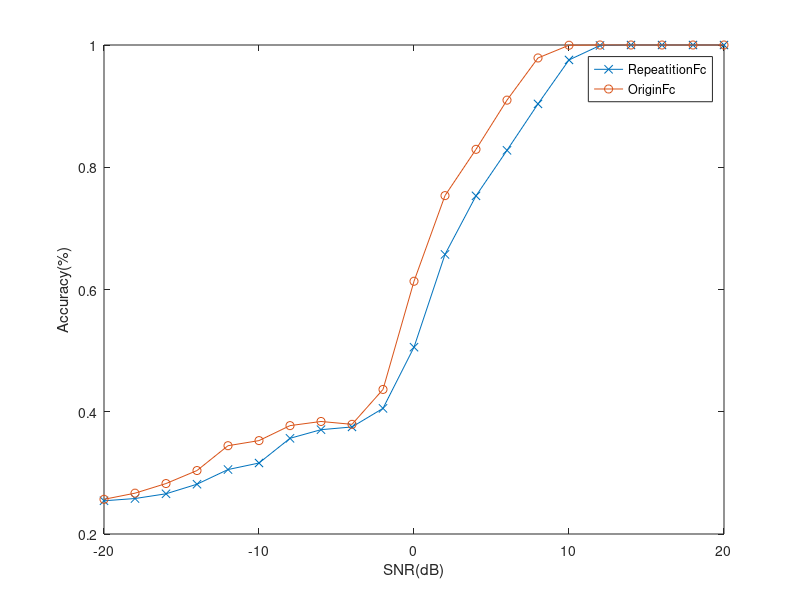
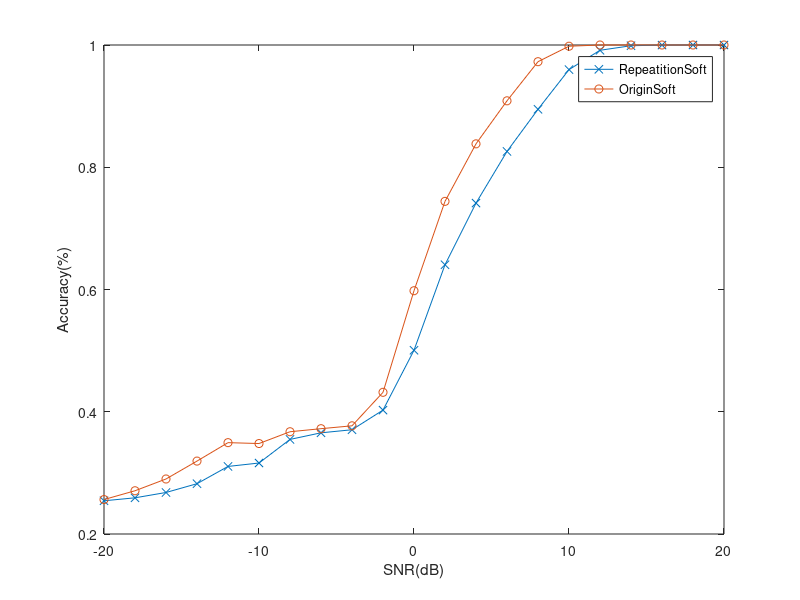
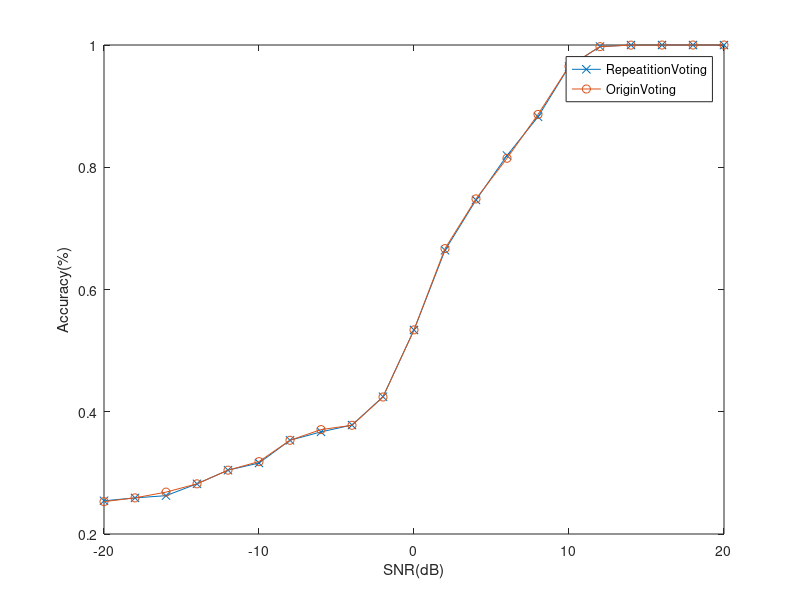
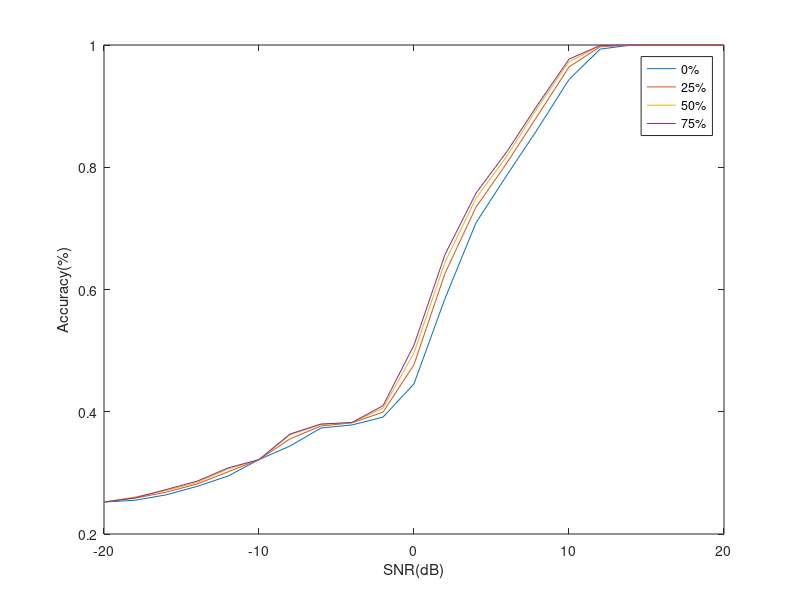

Source code (MATLAB) for these figures, in order:
% clc; clear; close all;

acc_awgn = [0.2543 0.2561 0.2699 0.2804 0.3028 0.32088	0.3435 0.37163 0.36825 0.424 0.5309	0.6654 0.7519 0.8205 0.89 0.96725 0.99613 0.99975 0.99975 1 1];
acc_voting_origin = [0.252968750000000	0.259104166666667	0.268520833333333	0.282093750000000	0.304427083333333 0.318447916666667	0.353333333333333	0.370822916666667	0.377875000000000	0.424114583333333	0.533968750000000	0.666927083333333	0.748239583333333	0.814729166666667	0.886385416666667	0.965093750000000	0.997333333333333	0.999802083333333	0.999937500000000	0.999989583333333	0.999989583333333];
acc_fc_origin = [0.256750000000000	0.266791666666667	0.282541666666667	0.303833333333333	0.344458333333333 0.3528 0.3773 0.3841 0.3794 0.4365 0.6135 0.7536 0.8293 0.9098 0.9788 0.9996 1 1 1 1 1];
acc_soft_origin = [0.256375000000000	0.270750000000000	0.290000000000000	0.319291666666667	0.349458333333333 0.3480 0.3673 0.3723 0.377 0.4318 0.5980 0.7442 0.8383 0.9087 0.9727 0.9980 1 1 1 1 1];

snr = -20:2:20;
acc_voting_rep = [0.2543    0.2591    0.2627    0.2821    0.3044 0.316125000000000	0.353333333333333	0.367083333333333	0.378250000000000	0.424541666666667	0.533791666666667	0.664250000000000	0.746458333333333	0.819125000000000	0.882583333333333	0.964666666666667	0.997500000000000	0.999916666666667	1	0.999958333333333	0.999916666666667];
acc_fc_rep = [0.254333333333333	0.258041666666667	0.265791666666667	0.281458333333333	0.305458333333333 0.316125000000000	0.356541666666667	0.370666666666667	0.375125000000000	0.405541666666667	0.505625000000000	0.657416666666667	0.753208333333333	0.827708333333333	0.903625000000000	0.975541666666667	0.999208333333333	1	1	1	1];
acc_soft_rep = [0.254333333333333	0.259208333333333	0.267916666666667	0.282291666666667	0.310541666666667 0.316125000000000	0.354750000000000	0.365541666666667	0.370541666666667	0.402666666666667	0.500625000000000	0.640500000000000	0.741375000000000	0.825916666666667	0.894833333333333	0.959708333333333	0.991375000000000	0.998791666666667	0.999875000000000	1	1];

figure;
plot(snr, acc_fc_rep, '-x'); hold on;
plot(snr, acc_fc_origin, '-o'); hold on;
legend("RepeatitionFc", "OriginFc")
xlabel("SNR(dB)")
ylabel("Accuracy(%)")

figure;
plot(snr, acc_soft_rep, '-x'); hold on;
plot(snr, acc_soft_origin, '-o'); hold on;
legend("RepeatitionSoft", "OriginSoft")
xlabel("SNR(dB)")
ylabel("Accuracy(%)")

figure;
plot(snr, acc_voting_rep, '-x'); hold on;
plot(snr, acc_voting_origin, '-o'); hold on;
legend("RepeatitionVoting", "OriginVoting")
xlabel("SNR(dB)")
ylabel("Accuracy(%)")


acc_overlap_1 = [0.2523    0.2552    0.2640    0.2779    0.2948 0.321708333333333	0.343916666666667	0.373416666666667	0.378416666666667	0.391208333333333	0.445750000000000	0.585208333333333	0.709208333333333	0.787333333333333	0.863625000000000	0.943500000000000	0.993208333333333	0.999875000000000	1	1	1];
acc_overlap_2 = [0.2523    0.2586    0.2684    0.2818    0.3017 0.321708333333333	0.355625000000000	0.376750000000000	0.381875000000000	0.399333333333333	0.477208333333333	0.626458333333333	0.734791666666667	0.807291666666667	0.885500000000000	0.964041666666667	0.997000000000000	1	1	1	1];
acc_overlap_3 = [0.2523    0.2606    0.2712    0.2842    0.3063 0.321708333333333	0.362208333333333	0.379333333333333	0.382083333333333	0.406041666666667	0.496625000000000	0.644666666666667	0.749333333333333	0.818625000000000	0.898458333333333	0.972666666666667	0.998458333333333	1	1	1	1];
acc_overlap_4 = [0.2523    0.2592    0.2727    0.2864    0.3081 0.321708333333333	0.363583333333333	0.379916666666667	0.382458333333333	0.409833333333333	0.509041666666667	0.657250000000000	0.757583333333333	0.825833333333333	0.903208333333333	0.976875000000000	0.999166666666667	1	1	1	1];

figure;
plot(snr, acc_overlap_1); hold on;
plot(snr, acc_overlap_2); hold on;
plot(snr, acc_overlap_3); hold on;
plot(snr, acc_overlap_4); hold on;
legend("0%", "25%", "50%", "75%")
xlabel("SNR(dB)")
ylabel("Accuracy(%)")